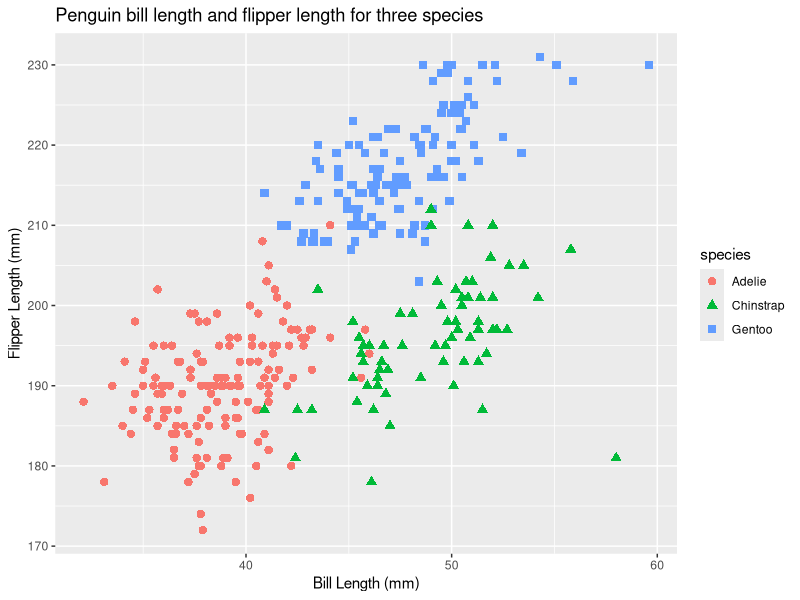

Here is the R script that generated this plot:
## ---- chunk 1

library(tidyverse)
data("penguins", package = "palmerpenguins")
head(penguins)
nrow(penguins)
ncol(penguins)
penguins %>%
  summarise(across(c(flipper_length_mm),mean,na.rm=TRUE))

## ---- chunk 2
skimr::skim(penguins)
## ---- chunk 3
## the scatterplot of flipper_length and bill_length among species variables.
bill_length_and_flipper_length_Graph<-ggplot(data=penguins,
       aes(x=bill_length_mm,
           y=flipper_length_mm))+
  geom_point(aes(color=species,
                 shape=species),
             size=2.5,
             alpha=1)+
  labs(title="Penguin bill length and flipper length for three species",
       x="Bill Length (mm)",
       y="Flipper Length (mm)")
show(bill_length_and_flipper_length_Graph)

## ---- chunk 4
df<-tibble(
  sample= runif(10,-3,3),
  logical_vector= sample>0,
  character_vector= c("a","b","c","d","e","f","g","h","i","j"),
  factor_vector= factor(c("S","M","M","L","S","M","L","M","S","L"))
)
df
## ---- chunk 5
mean(df$sample)
## ---- chunk 6
mean(df$logical_vector)
## ---- chunk 7
mean(df$character_vector)
mean(df$factor_vector)
## ---- chunk 8
logical_numeric<-as.numeric(df$logical_vector)
show(logical_numeric)
mean(logical_numeric)
## ---- chunk 9
character_factor<-factor(df$character_vector)
character_numeric<-as.numeric(character_factor)
mean(character_numeric)
## ---- chunk 10
factor_numeric<-as.numeric(df$factor_vector)
mean(factor_numeric)
